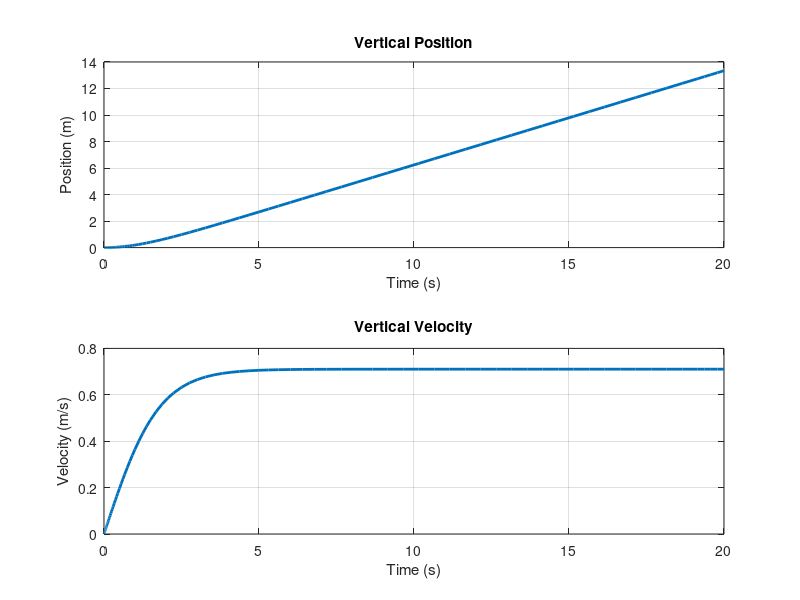

The MATLAB script that drew this image:
%% Episode 6 — Forces in Underwater Operation
% Simple vertical motion (heave) model of an AUV

clc;
clear;
close all;

%% SECTION 1 — Physical Parameters

m = 50;                % Mass of AUV (kg)
g = 9.81;              % Gravity (m/s^2)
rho = 1000;            % Water density (kg/m^3)
V = 0.049;             % Displaced volume (m^3)

Cd = 0.8;              % Drag coefficient
A = 0.1;               % Reference area (m^2)

T = 30;                % Constant thrust force (N)

%% SECTION 2 — Force Definitions

Fg = m * g;            % Weight
Fb = rho * V * g;      % Buoyancy

%% SECTION 3 — Dynamic Equation (ODE)

ode = @(t, x) [
    x(2);  % x(1) = position (z), x(2) = velocity (v)
    
    (Fb - Fg ...
     - 0.5*rho*Cd*A*x(2)*abs(x(2)) ...
     + T) / m
];

%% SECTION 4 — Simulation

tspan = [0 20];        % 20 seconds simulation
x0 = [0; 0];           % Initial position and velocity

[t, x] = ode45(ode, tspan, x0);

z = x(:,1);
v = x(:,2);

%% SECTION 5 — Plot Results

figure;

subplot(2,1,1)
plot(t, z, 'LineWidth',2)
grid on
xlabel('Time (s)')
ylabel('Position (m)')
title('Vertical Position')

subplot(2,1,2)
plot(t, v, 'LineWidth',2)
grid on
xlabel('Time (s)')
ylabel('Velocity (m/s)')
title('Vertical Velocity')
